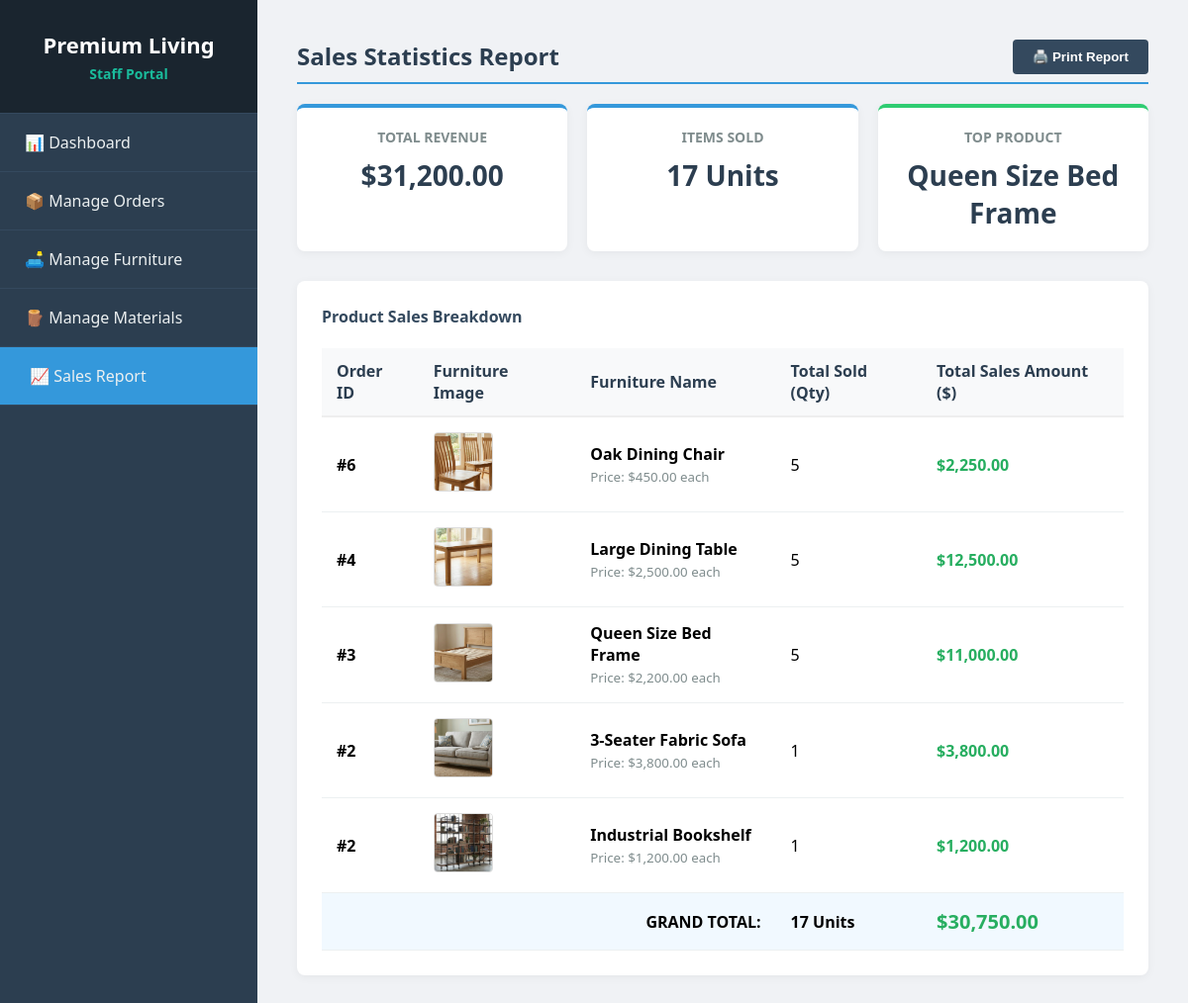
The page /Sside/sales_report.php (signed in) on the database its author committed.
### tables this page shows
CREATE TABLE `orderfurnitures` (
  `oid` int(11) NOT NULL,
  `fid` int(11) NOT NULL,
  `oqty` int(11) NOT NULL
);

CREATE TABLE `furnitures` (
  `fid` int(11) NOT NULL,
  `fname` varchar(255) NOT NULL,
  `fdesc` varchar(255) NOT NULL,
  `fprice` decimal(10,2) NOT NULL
);

### Sside/sales_report.php (the view, shortened to what this page needs)
<?php
require_once('../conn.php');
$revenue_query = "SELECT SUM(ototalamount) AS grand_revenue FROM Orders WHERE ostatus = 5";
$revenue_result = mysqli_query($conn, $revenue_query);
$revenue_row = mysqli_fetch_assoc($revenue_result);
$total_revenue_amount = !empty($revenue_row['grand_revenue']) ? floatval($revenue_row['grand_revenue']) : 0.00;
$units_query = "SELECT SUM(of.oqty) AS total_units FROM OrderFurnitures of JOIN Orders o ON of.oid = o.oid WHERE o.ostatus = 5";
$units_result = mysqli_query($conn, $units_query);
$units_row = mysqli_fetch_assoc($units_result);
$total_units_sold = !empty($units_row['total_units']) ? intval($units_row['total_units']) : 0;
$top_product_query = "SELECT f.fname FROM OrderFurnitures of
                      JOIN Furnitures f ON of.fid = f.fid
                      JOIN Orders o ON of.oid = o.oid
                      WHERE o.ostatus = 5
                      GROUP BY f.fid
                      ORDER BY SUM(of.oqty) DESC LIMIT 1";
$top_product_result = mysqli_query($conn, $top_product_query);
$top_product_name = "None";
if ($top_product_result && mysqli_num_rows($top_product_result) > 0) {
  $top_product_row = mysqli_fetch_assoc($top_product_result);
  $top_product_name = $top_product_row['fname'];
}
$report_query = "SELECT of.oid, of.fid, f.fname, f.fprice, of.oqty, (of.oqty * f.fprice) AS item_revenue
                 FROM OrderFurnitures of
                 JOIN Furnitures f ON of.fid = f.fid
                 JOIN Orders o ON of.oid = o.oid
                 WHERE o.ostatus = 5
                 ORDER BY of.oid DESC";
$report_result = mysqli_query($conn, $report_query);
?>
<!DOCTYPE html>
<html lang="en">
<head>
  <link rel="stylesheet" href="staff_style.css">
</head>
<body>
  <div class="sidebar">
    <div class="logo">Premium Living<small>Staff Portal</small></div>
    <ul class="navbar">
      <li><a href="staff_index.php">📊 Dashboard</a></li>
      <li><a href="manage_orders.php">📦 Manage Orders</a></li>
      <li><a href="manage_furniture.php">🛋️ Manage Furniture</a></li>
      <li><a href="manage_materials.php">🪵 Manage Materials</a></li>
      <li><a href="sales_report.php" class="active">📈 Sales Report</a></li>
    </ul>
  </div>
  <div class="content">
    <button class="btn-print" onclick="window.print()">🖨️ Print Report</button>
    <h2>Sales Statistics Report</h2>
    <div class="stats-grid">
      <div class="stat-card">
        <h3>Total Revenue</h3>
        <p>$<?php echo number_format($total_revenue_amount, 2); ?></p>
      </div>
      <div class="stat-card">
        <h3>Items Sold</h3>
        <p><?php echo $total_units_sold; ?> Units</p>
      </div>
      <div class="stat-card" style="border-top-color: #2ecc71;">
        <h3>Top Product</h3>
        <p><?php echo htmlspecialchars($top_product_name); ?></p>
      </div>
    </div>
    <div class="report-table-card">
      <h4 style="margin-top:0; color:#34495e;">Product Sales Breakdown</h4>
      <table>
        <thead>
          <tr>
            <th>Order ID</th>
            <th>Furniture Image</th>
            <th>Furniture Name</th>
            <th>Total Sold (Qty)</th>
            <th>Total Sales Amount ($)</th>
          </tr>
        </thead>
        <tbody>
          <?php
          $table_total_units = 0;
          $table_total_revenue = 0.00;
          if ($report_result && mysqli_num_rows($report_result) > 0) {
            while ($row = mysqli_fetch_assoc($report_result)) {
              $table_total_units += $row['oqty'];
              $table_total_revenue += $row['item_revenue'];
              $image_path = "../Sample Furniture Images/" . $row['fid'] . ".png";
              echo "<tr>";
              echo "<td><strong>#" . $row['oid'] . "</strong></td>";
              echo "<td><img src='" . $image_path . "' class='prod-img-mini' alt='Product Thumbnail'></td>";
              echo "<td><strong>" . htmlspecialchars($row['fname']) . "</strong><br><small style='color:#7f8c8d;'>Price: $" . number_format($row['fprice'], 2) . " each</small></td>";
              echo "<td>" . $row['oqty'] . "</td>";
              echo "<td class='revenue'>$" . number_format($row['item_revenue'], 2) . "</td>";
              echo "</tr>";
            }
          } else {
            echo "<tr><td colspan='5' style='text-align:center; color:#7f8c8d; padding:30px;'>No completed sales records found in database matching report criteria.</td></tr>";
          }
          ?>
        </tbody>
        <tfoot>
          <tr class="total-row">
            <td colspan="3" style="text-align: right;">GRAND TOTAL:</td>
            <td><?php echo $table_total_units; ?> Units</td>
            <td class="revenue" style="font-size: 20px;">$<?php echo number_format($table_total_revenue, 2); ?></td>
          </tr>
        </tfoot>
      </table>
    </div>
  </div>
</body>
</html>

### Sside/staff_style.css (style rules this page uses)
* { box-sizing: border-box; }
body { font-family: 'Segoe UI', Arial, sans-serif; margin: 0; display: flex; flex-direction: row; background-color: #f0f2f5; min-height: 100vh; }
.sidebar { width: 260px; background: #2c3e50; color: white; display: flex; flex-direction: column; position: fixed; height: 100%; }
.sidebar .logo { font-size: 22px; text-align: center; font-weight: bold; padding: 30px 20px; background: #1a252f; border-bottom: 1px solid #34495e; }
.sidebar .logo small { display: block; font-size: 14px; color: #1abc9c; margin-top: 5px; }
.sidebar ul.navbar { list-style: none; padding: 0; margin: 0; }
.sidebar ul.navbar li a { display: block; padding: 18px 25px; color: #ecf0f1; text-decoration: none; border-bottom: 1px solid #34495e; transition: 0.3s; }
.sidebar ul.navbar li a:hover, .sidebar ul.navbar li a.active { background: #3498db; padding-left: 30px; }
.content { margin-left: 260px; flex: 1; padding: 40px; }
h2 { color: #2c3e50; border-bottom: 2px solid #3498db; padding-bottom: 10px; margin-top: 0; }
table { width: 100%; border-collapse: collapse; }
table th { text-align: left; padding: 12px 15px; background: #f8f9fa; color: #2c3e50; border-bottom: 2px solid #eee; }
table td { padding: 15px; border-bottom: 1px solid #ecf0f1; cursor: pointer; }
.stats-grid { display: flex; gap: 20px; margin-bottom: 30px; }
.stat-card { background: white; padding: 20px; border-radius: 8px; flex: 1; box-shadow: 0 2px 10px rgba(0, 0, 0, 0.05); text-align: center; border-top: 4px solid #3498db; }
.stat-card h3 { margin: 0; color: #7f8c8d; font-size: 14px; text-transform: uppercase; }
.stat-card p { margin: 10px 0 0; font-size: 28px; font-weight: bold; color: #2c3e50; }
.report-table-card { background: white; padding: 25px; border-radius: 8px; box-shadow: 0 2px 10px rgba(0, 0, 0, 0.05); }
.prod-img-mini { width: 60px; height: 60px; border-radius: 4px; object-fit: cover; border: 1px solid #ddd; }
.revenue { color: #27ae60; font-weight: bold; font-size: 16px; }
.total-row { background: #f1f9ff; font-weight: bold; }
.btn-print { background: #34495e; color: white; border: none; padding: 10px 20px; border-radius: 4px; cursor: pointer; float: right; margin-bottom: 20px; font-weight: bold; transition: 0.3s; }

### rows shown on the page
orderfurnitures: oid "6", shows a picture, fid.fname "Oak Dining Chair", fid.fprice "450.00", oqty "5", item_revenue "2,250.00"
orderfurnitures: oid "4", shows a picture, fid.fname "Large Dining Table", fid.fprice "2,500.00", oqty "5", item_revenue "12,500.00"
orderfurnitures: oid "3", shows a picture, fid.fname "Queen Size Bed Frame", fid.fprice "2,200.00", oqty "5", item_revenue "11,000.00"
orderfurnitures: oid "2", shows a picture, fid.fname "3-Seater Fabric Sofa", fid.fprice "3,800.00", oqty "1", item_revenue "3,800.00"
orderfurnitures: oid "2", shows a picture, fid.fname "Industrial Bookshelf", fid.fprice "1,200.00", oqty "1", item_revenue "1,200.00"

### other values the page prints
$total_revenue_amount "31,200.00"
$total_units_sold "17"
$top_product_name "Queen Size Bed Frame"
$table_total_units "17"
$table_total_revenue "30,750.00"
